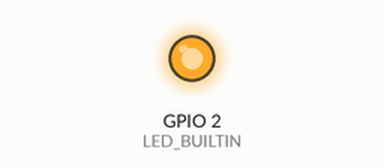
The sketch below on a simulated ESP32. Shown: output pins drawn as LEDs (lit = HIGH). WiFi joins after 1.5 s; servers stay silent unless stated; the local clock reads 2024-03-15 10:24:30 at power-on unless the sketch sets it; what the sketch prints to the serial monitor is not drawn.

Above: at 3.7 s.
At 5.5 s:
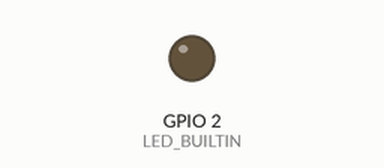
Timing chart, 0 to 9.0 s (numbered marks = the images above):
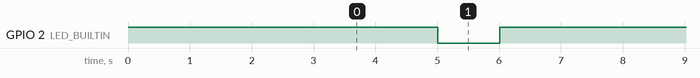

The sketch:

esp32_NTP_tet.ino
```cpp
#include <WiFi.h>
#include "time.h"

const char* ssid       = "sstudios";
const char* password   = "quickbrownhunz";

const char* ntpServer = "ch.pool.ntp.org";
const long  gmtOffset_sec = 3600;
const int   daylightOffset_sec = 3600;

void printLocalTime()
{
  struct tm timeinfo;
  tm mySecond;
  if(!getLocalTime(&timeinfo)){
    Serial.println("Failed to obtain time");
    return;
  }
  Serial.println(&timeinfo, "%A, %B %d %Y %H:%M:%S");
  Serial.println(timeinfo.tm_sec);
  if (timeinfo.tm_sec % 5 == 0){
    Serial.println("---");
    digitalWrite(LED_BUILTIN, LOW);
  }else{
    digitalWrite(LED_BUILTIN, HIGH);
  }
}

void setup()
{
  Serial.begin(115200);

  pinMode(LED_BUILTIN, OUTPUT);
  digitalWrite(LED_BUILTIN, HIGH);

  //connect to WiFi
  Serial.printf("Connecting to %s ", ssid);
  WiFi.begin(ssid, password);
  while (WiFi.status() != WL_CONNECTED) {
      delay(500);
      Serial.print(".");
  }
  Serial.println(" CONNECTED");

  delay (1000);
  //init and get the time
  configTime(gmtOffset_sec, daylightOffset_sec, ntpServer);
  printLocalTime();


  //disconnect WiFi as it's no longer needed
  WiFi.disconnect(true);
  WiFi.mode(WIFI_OFF);
}

void loop()
{
  delay(100);
  printLocalTime();
}
```

Measured:
- by itself, GPIO 2 (LED_BUILTIN): alternates HIGH for 4.0 s and LOW for 1.0 s
